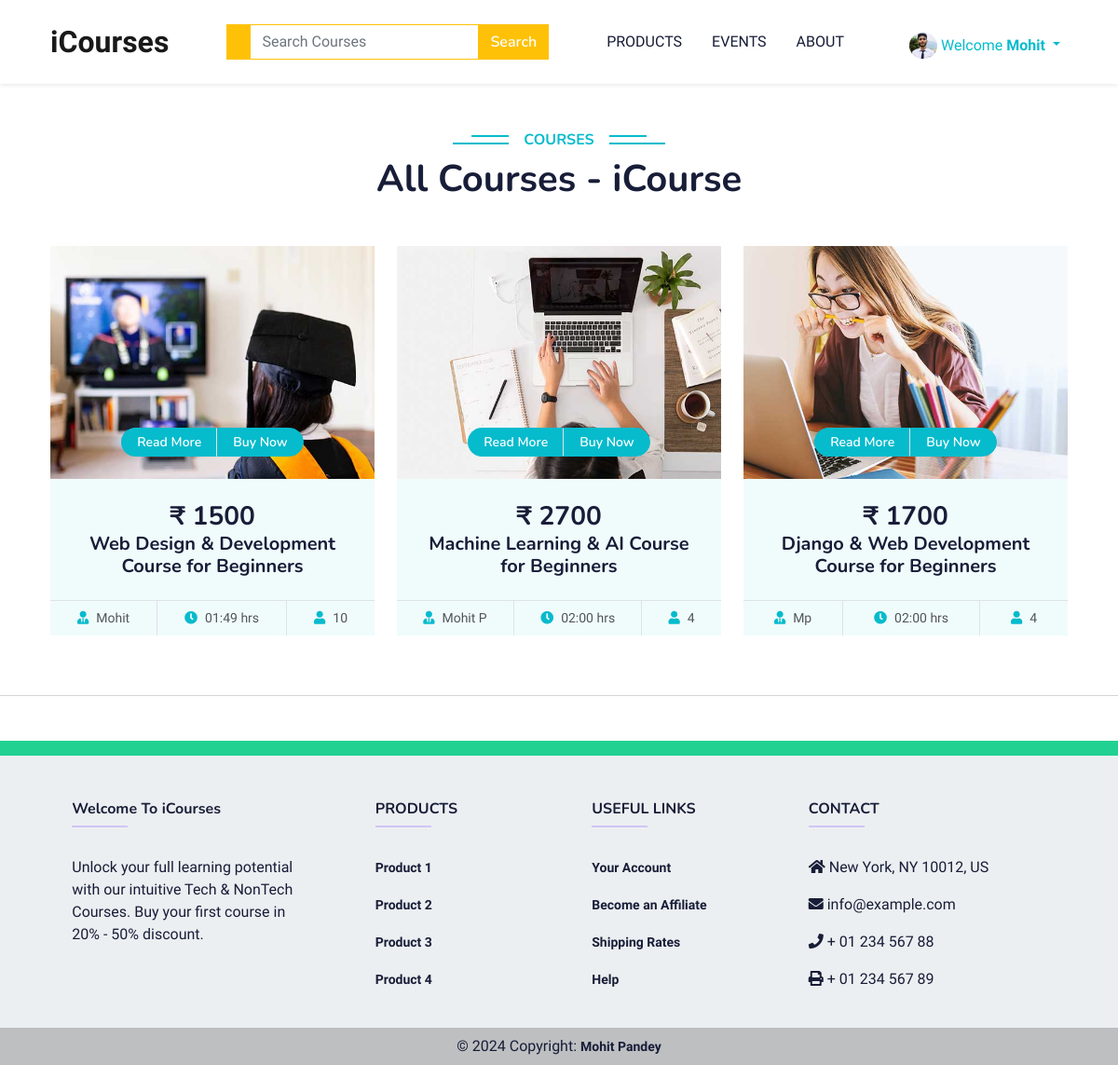
The app's page /allCourses/ (signed in) with its own data.
### home/models.py (models this page shows, shortened)
class UserProfile(models.Model):
    user = models.OneToOneField(User, on_delete = models.CASCADE)
    referral_link = models.CharField(max_length=100,default='', blank=True, null=True)
    picture = models.ImageField(upload_to='profile_pictures', blank=True, null=True)
    phone = models.CharField(max_length=14, default='', blank=True, null=True)
    address = models.TextField(default='', blank=True, null=True)
    birthdate = models.CharField(max_length =20,null=True, blank=True)
    referral_code_used = models.IntegerField(default=0, blank=True, null=True)

class Course(models.Model):
    coursePicture = models.ImageField(upload_to='coursePicture',null=True,blank = True)
    courseFile = models.FileField(upload_to='coursePdf',null=True,blank=True)
    courseCategory = models.ForeignKey(Category, on_delete=models.CASCADE ,null=True,blank=True)
    courseName = models.CharField(max_length = 150,null=True,blank=True)
    coursePrice = models.IntegerField(null=True,blank=True)
    madeBy = models.CharField(max_length = 150,null=True,blank=True)
    courseDuration = models.CharField(max_length = 50)
    studentOnCourse = models.IntegerField(default = 0,editable=False)
    AboutCourse = HTMLField(blank=True)

### home/views.py (the view)
# urls.py: path('allCourses/',views.AllCourses, name='allCourses'),
def AllCourses(request):
    if request.method == "GET":
      search = request.GET.get('search')
      if search != None:
        course = Course.objects.filter(courseName__icontains=search)
        return render(request,"Products/allCourse.html",{'courses':course})
    courses = Course.objects.order_by('-studentOnCourse')
    context = {'courses':courses}
    return render(request,"Products/allCourse.html",context)

### home/context_processors.py (called while the page is built)
def user_info(request):
    user_info = None
    if request.user.is_authenticated:
        try:
            user_info = request.user.userprofile  # Assuming UserProfile is related to the User model
        except UserProfile.DoesNotExist:
            pass  # Handle the case where UserProfile doesn't exist for the current user
    return {'user_info': user_info}

### home/Templates/Products/allCourse.html (shortened to what this page needs)
{% extends 'base.html' %}
{% block Css %}
  <link href="https://cdnjs.cloudflare.com/ajax/libs/font-awesome/5.10.0/css/all.min.css" rel="stylesheet" />
  <link href="https://cdn.jsdelivr.net/npm/bootstrap-icons@1.4.1/font/bootstrap-icons.css" rel="stylesheet" />
  <link href="lib/animate/animate.min.css" rel="stylesheet" />
  <link href="lib/owlcarousel/assets/owl.carousel.min.css" rel="stylesheet" />
  <link href="/static/Css/css/bootstrap.min.css" rel="stylesheet" />
  <link href="/static/Css/css/style.css" rel="stylesheet" />
{% endblock %}
{% block body %}
  <div class="container-xxl py-5">
    <div class="container">
      <div class="text-center wow fadeInUp" data-wow-delay="0.1s">
        <h6 class="section-title bg-white text-center text-primary px-3">Courses</h6>
        <h1 class="mb-5">All Courses - iCourse</h1>
      </div>
      <div class="row g-4 justify-content-start">
        {% if courses %}
          {% for course in courses %}
            <div class="col-lg-4 col-md-6 wow fadeInUp" data-wow-delay="0.1s">
              <div class="course-item bg-light">
                <div class="position-relative overflow-hidden">
                  {% if course.coursePicture %}
                    <img src="{{ course.coursePicture.url }}" height="250px" class="card-img-top" alt="{{ course.courseName }}" />
                  {% else %}
                    <img src="/static/Images/cat-4.jpg" height="250px" class="card-img-top" alt="Placeholder" />
                  {% endif %}
                  <div class="w-100 d-flex justify-content-center position-absolute bottom-0 start-0 mb-4">
                    <a href="/productView/{{ course.id }}" class="flex-shrink-0 btn btn-sm btn-primary px-3 border-end" style="border-radius: 30px 0 0 30px;">Read More</a>
                    <a href="/paymentPage/{{course.id}}" class="flex-shrink-0 btn btn-sm btn-primary px-3" style="border-radius: 0 30px 30px 0;">Buy Now</a>
                  </div>
                </div>
                <div class="text-center p-4 pb-0">
                  <h3 class="mb-0">₹ {{ course.coursePrice }}</h3>
                  <h5 class="mb-4">{{ course.courseName }}</h5>
                </div>
                <div class="d-flex border-top">
                  <small class="flex-fill text-center border-end py-2"><i class="fa fa-user-tie text-primary me-2"></i>{{ course.madeBy }}</small>
                  <small class="flex-fill text-center border-end py-2"><i class="fa fa-clock text-primary me-2"></i>{{ course.courseDuration }} hrs</small>
                  <small class="flex-fill text-center py-2"><i class="fa fa-user text-primary me-2"></i>{{ course.studentOnCourse }}</small>
                </div>
              </div>
            </div>
          {% endfor %}
        {% else %}
        <div class="text-center alert alert-danger alert-dismissible fade show" role="alert">
            <strong>No Courses Found!</strong> Please search some other course...
            <button type="button" class="btn-close" data-bs-dismiss="alert" aria-label="Close"></button>
          </div>
        {% endif %}
      </div>
    </div>
  </div>
  <hr />
{% endblock %}

### home/Templates/base.html (shortened to what this page needs)
<!DOCTYPE html>
<html lang="en">
  <head>
    <link rel="stylesheet" href="https://cdn.jsdelivr.net/npm/bootstrap@5.3.3/dist/css/bootstrap.min.css" />
    <link rel="stylesheet" href="/static/Css/base.css" />
    <link href="https://cdn.jsdelivr.net/npm/bootstrap@5.3.3/dist/css/bootstrap.min.css" rel="stylesheet" />
    {% block Css %}
    {% endblock %}
  </head>
  <body>
    <nav class="navbar navbar-expand-lg bg-white sticky-top navbar-light p-3 shadow-sm">
      <div class="container">
        <a class="navbar-brand fs-2" href="/"><strong>iCourses</strong></a>
        <div class="collapse navbar-collapse" id="navbarNavDropdown">
          <div class="ms-auto d-none d-lg-block">
            <form method="get">
            <div class="input-group">
              <span class="border-warning input-group-text bg-warning text-white"></span>
              <input type="search" class="form-control border-warning" name="search" placeholder="Search Courses" style="color:#7a7a7a" />
              <button type="submit" class="btn btn-warning text-white">Search</button>
            </div>
           </form>
          </div>
          <ul class="navbar-nav ms-auto">
            <li class="nav-item">
              <a class="nav-link mx-2 text-uppercase {% if request.path == '/product/' %}active{% endif %}" href="/product/">Products</a>
            </li>
            <li class="nav-item">
              <a class="nav-link mx-2 text-uppercase {% if request.path == '/events/' %}active{% endif %}" href="/events/">Events</a>
            </li>
            <li class="nav-item">
              <a class="nav-link mx-2 text-uppercase {% if request.path == '/about/' %}active{% endif %}" href="/about/">About</a>
            </li>
          </ul>
          <ul class="navbar-nav ms-auto">
            {% if user.is_authenticated %}
              <li class="nav-item dropdown mt-2">
                <a class="text-primary nav-link dropdown-toggle" href="" role="button" data-bs-toggle="dropdown" aria-expanded="false">
                  {% if user_info and user_info.picture %}
                    <img class="rounded-image" width="30px" src="{{ user_info.picture.url }}" alt="User Picture" />
                  {% else %}
                  <img width="30px" src="https://static-00.iconduck.com/assets.00/profile-circle-icon-2048x2048-cqe5466q.png" alt="">
                    {% endif %}
                  Welcome <b>{{ user.first_name }}</b>
                </a>
              </li>
            {% endif %}
          </ul>
        </div>
      </div>
    </nav>
    {% block body %}
    {% endblock %}
    <footer class="text-center text-lg-start mt-5 text-dark" style="background-color: #ECEFF1">
      <section class="d-flex justify-content-between p-2 text-white" style="background-color: #21D192"></section>
      <section class="">
        <div class="container text-center text-md-start mt-5">
          <div class="row mt-3">
            <div class="col-md-3 col-lg-4 col-xl-3 mx-auto mb-4">
              <h6 class="fw-bold">Welcome To iCourses</h6>
              <hr class="mb-4 mt-0 d-inline-block mx-auto" style="width: 60px; background-color: #7c4dff; height: 2px" />
              <p>Unlock your full learning potential with our intuitive Tech & NonTech Courses. Buy your first course in 20% - 50% discount.</p>
            </div>
            <div class="col-md-2 col-lg-2 col-xl-2 mx-auto mb-4">
              <h6 class="text-uppercase fw-bold">Products</h6>
              <hr class="mb-4 mt-0 d-inline-block mx-auto" style="width: 60px; background-color: #7c4dff; height: 2px" />
              <p>
                <a href="#!" class="text-dark">Product 1</a>
              </p>
              <p>
                <a href="#!" class="text-dark">Product 2</a>
              </p>
              <p>
                <a href="#!" class="text-dark">Product 3</a>
              </p>
              <p>
                <a href="#!" class="text-dark">Product 4</a>
              </p>
            </div>
            <div class="col-md-3 col-lg-2 col-xl-2 mx-auto mb-4">
              <h6 class="text-uppercase fw-bold">Useful links</h6>
              <hr class="mb-4 mt-0 d-inline-block mx-auto" style="width: 60px; background-color: #7c4dff; height: 2px" />
              <p>
                <a href="#!" class="text-dark">Your Account</a>
              </p>
              <p>
                <a href="#!" class="text-dark">Become an Affiliate</a>
              </p>
              <p>
                <a href="#!" class="text-dark">Shipping Rates</a>
              </p>
              <p>
                <a href="#!" class="text-dark">Help</a>
              </p>
            </div>
            <div class="col-md-4 col-lg-3 col-xl-3 mx-auto mb-md-0 mb-4">
              <h6 class="text-uppercase fw-bold">Contact</h6>
              <hr class="mb-4 mt-0 d-inline-block mx-auto" style="width: 60px; background-color: #7c4dff; height: 2px" />
              <p>
                <i class="fas fa-home mr-3"></i> New York, NY 10012, US
              </p>
              <p>
                <i class="fas fa-envelope mr-3"></i> info@example.com
              </p>
              <p>
                <i class="fas fa-phone mr-3"></i> + 01 234 567 88
              </p>
              <p>
                <i class="fas fa-print mr-3"></i> + 01 234 567 89
              </p>
            </div>
          </div>
        </div>
      </section>
      <div class="text-center p-2" style="background-color: rgba(0, 0, 0, 0.2)">
        © 2024 Copyright:
        <a class="text-dark" href="">Mohit Pandey</a>
      </div>
    </footer>
  </body>
</html>

### static/Css/base.css (style rules this page uses)
a { font-size: 14px; font-weight: 700 }
.form-control { outline: none !important; box-shadow: none !important; }
.rounded-image { border-radius: 50%; }

### static/Css/css/style.css (style rules this page uses)
:root { --primary: #06BBCC; --light: #F0FBFC; --dark: #181d38; }
.btn { font-family: 'Nunito', sans-serif; font-weight: 600; transition: .5s; }
.btn.btn-primary, .btn.btn-secondary { color: #FFFFFF; }
.navbar-light .navbar-nav .nav-link { color: var(--dark); font-weight: 500; }
.navbar-light.sticky-top { top: -100px; transition: .5s; }
.section-title { position: relative; display: inline-block; text-transform: uppercase; }
.section-title::before { position: absolute; content: ""; width: calc(100% + 80px); height: 2px; top: 4px; left: -40px; background: var(--primary); z-index: -1; }
.section-title::after { position: absolute; content: ""; width: calc(100% + 120px); height: 2px; bottom: 5px; left: -60px; background: var(--primary); z-index: -1; }
.category img, .course-item img { transition: .5s; }

### records on screen
UserProfile: picture (picture)
Course: coursePicture (picture), coursePrice "1500", courseName "Web Design & Development Course for Beginners", madeBy "Mohit", courseDuration "01:49", studentOnCourse "10"
Course: coursePicture (picture), coursePrice "2700", courseName "Machine Learning & AI Course for Beginners", madeBy "Mohit P", courseDuration "02:00", studentOnCourse "4"
Course: coursePicture (picture), coursePrice "1700", courseName "Django & Web Development Course for Beginners", madeBy "Mp", courseDuration "02:00", studentOnCourse "4"

### other values on screen
{{ user.first_name }} "Mohit"
